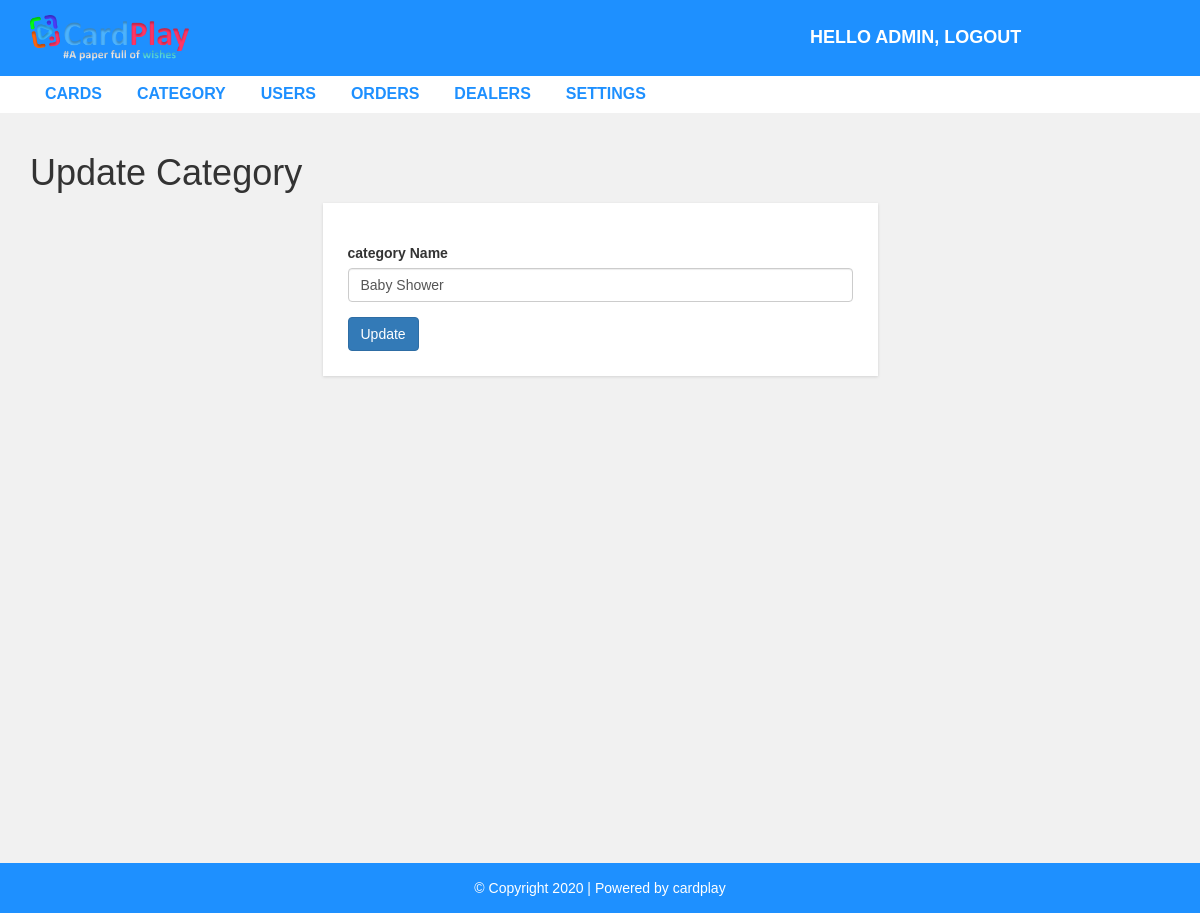
The app's page /admin/update-category.php?id=2 (signed in) with its own data.
### tables this page shows
CREATE TABLE `settings` (
  `id` int(255) NOT NULL,
  `site_name` varchar(255) NOT NULL,
  `logo` varchar(255) NOT NULL,
  `site_description` varchar(255) NOT NULL,
  `contact` varchar(255) NOT NULL,
  `email` varchar(255) NOT NULL,
  `location` varchar(255) NOT NULL,
  `footer_description` varchar(255) NOT NULL
);

CREATE TABLE `product_categories` (
  `category_id` int(255) NOT NULL,
  `category_name` varchar(255) NOT NULL,
  `cards` int(255) NOT NULL
);

### admin/update-category.php (the view, shortened to what this page needs)
<?php include "header.php";
?>
  <div id="admin-content">
    <div class="container">
      <div class="row">
        <div class="col-md-12">
            <h1 class="adin-heading">Update Category</h1>
        </div>
        <div class="col-md-offset-3 col-md-6">
        <?php
        include 'includes/config.php';
          $cat_id = $_GET['id'];
          $sql = "SELECT * FROM product_categories WHERE category_id ='{$cat_id}'";
          $result = mysqli_query($conn, $sql);
          if (mysqli_num_rows($result) > 0) {
              while($row = mysqli_fetch_assoc($result)) { ?>
              <form action="<?php $_SERVER['PHP_SELF']; ?>" method ="POST">
                  <div class="form-group">
                      <label>category Name</label>
                      <input type="text" name="cat_name" class="form-control" value="<?php echo $row['category_name']; ?>"  placeholder="" required>
                  </div>
                  <input type="submit" name="submit" class="btn btn-primary" value="Update" />
              </form>
              <?php
              }
          }
        ?>
        </div>
      </div>
    </div>
  </div>
<?php include "footer.php"; ?>

### admin/header.php (shortened to what this page needs)
<!DOCTYPE html>
<html lang="en">
    <head>
        <link rel="stylesheet" href="css/bootstrap.min.css" />
        <link rel="stylesheet" href="css/font-awesome.css">
        <link rel="stylesheet" href="css/style.css">
    </head>
    <body>
        <div id="header-admin">
            <div class="container">
                <div class="row">
                    <?php
                    include "includes/config.php";
                    $query = "SELECT * FROM settings";
                    $queryfire = mysqli_query($conn, $query) or die("Query Failed.");
                    if(mysqli_num_rows($queryfire) > 0){
                      while($row = mysqli_fetch_assoc($queryfire)) {
                    ?>
                    <div class="col-md-2">
                        <a href="cards.php"><img class="logo" src="images/<?php echo $row['logo'];?>"></a>
                    </div>
                    <?php
                            }
                        }
                    ?>
                    <div class="col-md-offset-6  col-md-4">
                        <a href="logout.php" class="admin-logout">Hello <?php echo $_SESSION["username"]; ?>, logout</a>
                    </div>
                </div>
            </div>
        </div>
        <div id="admin-menubar">
            <div class="container">
                <div class="row">
                    <div class="col-md-12">
                       <ul class="admin-menu">
                            <li>
                                <a href="cards.php">Cards</a>
                            </li>
                            <?php
                              if($_SESSION["user_role"] == '1'){
                            ?>
                            <li>
                                <a href="category.php">Category</a>
                            </li>
                            <li>
                                <a href="users.php">Users</a>
                            </li>
                            <li>
                                <a href="orders.php">Orders</a>
                            </li>
                            <li>
                                <a href="dealers.php">Dealers</a>
                            </li>
                            <li>
                                <a href="settings.php">Settings</a>
                            </li>
                            <?php
                              }
                            ?>
                        </ul>
                    </div>
                </div>
            </div>
        </div>

### admin/css/style.css (style rules this page uses)
body { background: #f1f1f1; font-family: sans-serif,arial,Helvetica; }
a, a:hover, a:focus { text-decoration: none; outline: none; }
ul { margin:0; padding:0; list-style:none; }
img.logo { width: 100%; height: auto; display: block; }
#header-admin { background-color: #1E90FF; padding: 15px 0; }
#header-admin .admin-logout { margin: 10px 0; color: #fff; font-size: 18px; font-weight: 600; text-transform: uppercase; display: inline-block; }
#admin-menubar { background-color: #fff; }
#admin-menubar .admin-menu { font-size: 0; }
#admin-menubar .admin-menu li { display: inline-block; margin: 0 5px 0 0; }
#admin-menubar .admin-menu li a { color: #1E90FF; font-size: 16px; font-weight: 600; text-transform: uppercase; padding: 7px 15px; display: block; transition: all 0.3s; }
#admin-content { padding: 20px 0; min-height: 750px; }
form { background: #fff; padding: 25px; box-shadow:0 1px 3px rgba(0, 0, 0, 0.13); }

### records on screen
settings: logo (picture)
product_categories: cat_name "Baby Shower"

### other values on screen
$_SESSION["username"] "ADMIN"
